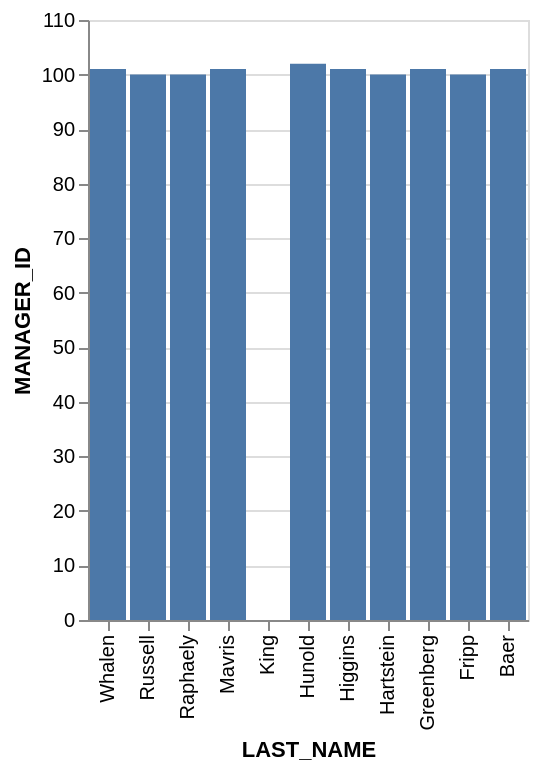

Here is the Vega-Lite specification saved for this chart:
### Vega-Lite specification from a JSON file in a GitHub repository (floating-point values rounded to 4 significant figures)
{"data": {"values": [{"x_data": "Whalen", "y_data": 101}, {"x_data": "Russell", "y_data": 100}, {"x_data": "Raphaely", "y_data": 100}, {"x_data": "Mavris", "y_data": 101}, {"x_data": "King", "y_data": 0}, {"x_data": "Hunold", "y_data": 102}, {"x_data": "Higgins", "y_data": 101}, {"x_data": "Hartstein", "y_data": 100}, {"x_data": "Greenberg", "y_data": 101}, {"x_data": "Fripp", "y_data": 100}, {"x_data": "Baer", "y_data": 101}]}, "mark": "bar", "encoding": {"x": {"field": "x_data", "type": "nominal", "title": "LAST_NAME", "sort": "descending"}, "y": {"field": "y_data", "type": "quantitative", "title": "MANAGER_ID"}}}
